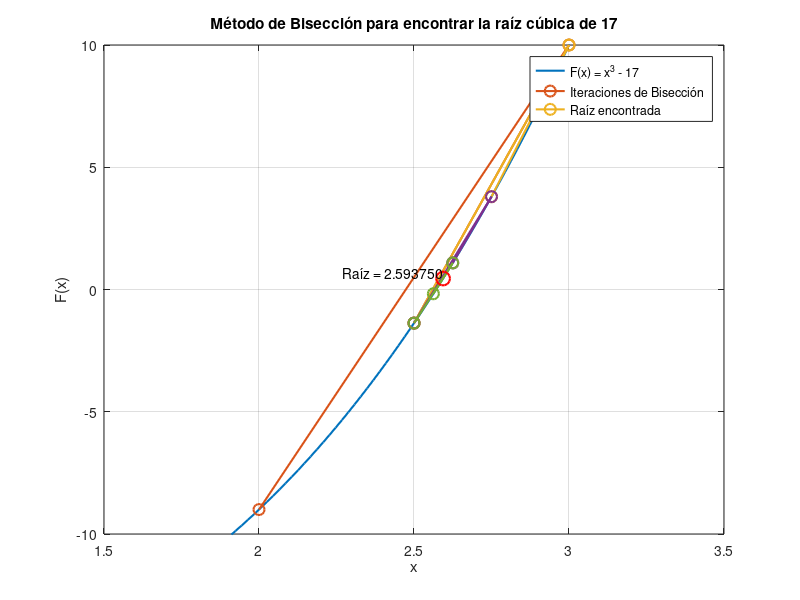

MATLAB code for this plot:
% Definir la función
F = @(x) x.^3 - 17;

% Intervalo inicial
a = 2;
b = 3;

% Error deseado
error_deseado = 0.125;

% Aplicar el Método de Bisección
iteraciones = 0;
while (b - a) >= error_deseado
    iteraciones = iteraciones + 1;
    c = (a + b) / 2;
    
    % Almacenar los puntos para graficar
    intervalo_x(iteraciones, :) = [a, b, c];
    intervalo_y(iteraciones, :) = [F(a), F(b), F(c)];
    
    if F(c) == 0
        break;
    elseif F(c) * F(a) < 0
        b = c;
    else
        a = c;
    end
end

% La raíz aproximada
raiz = (a + b) / 2;

fprintf('La raíz cúbica de 17 con error < 0.125 es aproximadamente: %.8f\n', raiz);

% Graficar la función y el método de bisección
x = linspace(1.5, 3.5, 100);
y = F(x);

figure;
plot(x, y, 'LineWidth', 1.5);
hold on;
grid on;

% Marcar los intervalos y los puntos medios
for i = 1:iteraciones
    plot(intervalo_x(i, :), intervalo_y(i, :), 'o-', 'MarkerSize', 8, 'LineWidth', 1.5);
end

% Marcar la raíz encontrada
plot(raiz, F(raiz), 'ro', 'MarkerSize', 10, 'LineWidth', 1.5);

% Etiquetas y leyendas
xlabel('x');
ylabel('F(x)');
title('Método de Bisección para encontrar la raíz cúbica de 17');
legend('F(x) = x^3 - 17', 'Iteraciones de Bisección', 'Raíz encontrada');

% Mostrar la raíz encontrada
text(raiz, F(raiz), sprintf('  Raíz = %.6f', raiz), 'VerticalAlignment', 'bottom', 'HorizontalAlignment', 'right');

% Ajustar la vista
ylim([-10, 10]);

hold off;
